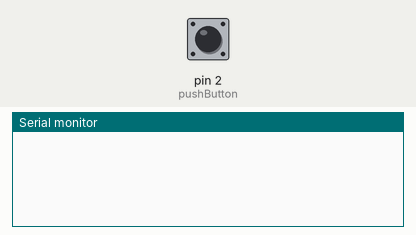
Recording of a sketch running on a simulated Arduino Uno, built with avr-gcc and run on an emulated ATmega328P. Parts: the last lines printed to the serial monitor. Inputs (shaded band) come from the test bench; at power-on: pin 2 (pushButton) LOW.

Above: at 1.2 s.
1.3 s: pin 2 (pushButton) pulled HIGH for 0.15 s
At 1.43 s:
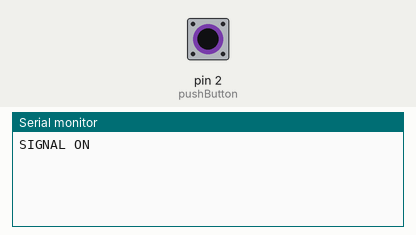
At 2.9 s:
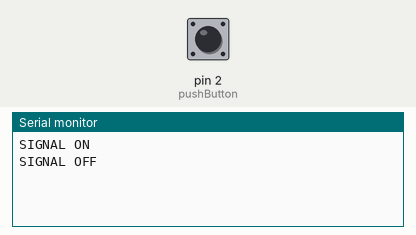

The sketch:

push_button.ino
```cpp
int pushButton = 2;

void setup(){
   Serial.begin(9600);
   pinMode(pushButton, INPUT);
}

boolean on = false;
void loop() {
  int buttonState = digitalRead(pushButton);

  if(buttonState == 1 && !on){
    Serial.println("SIGNAL ON");
    on = true;
  } else if(buttonState == 0 && on){
    Serial.println("SIGNAL OFF");
    on = false;
  }

  delay(1);
}
```

Measured:
- after the input at 1.3 s, the serial monitor: prints a new line at once (image 1)
